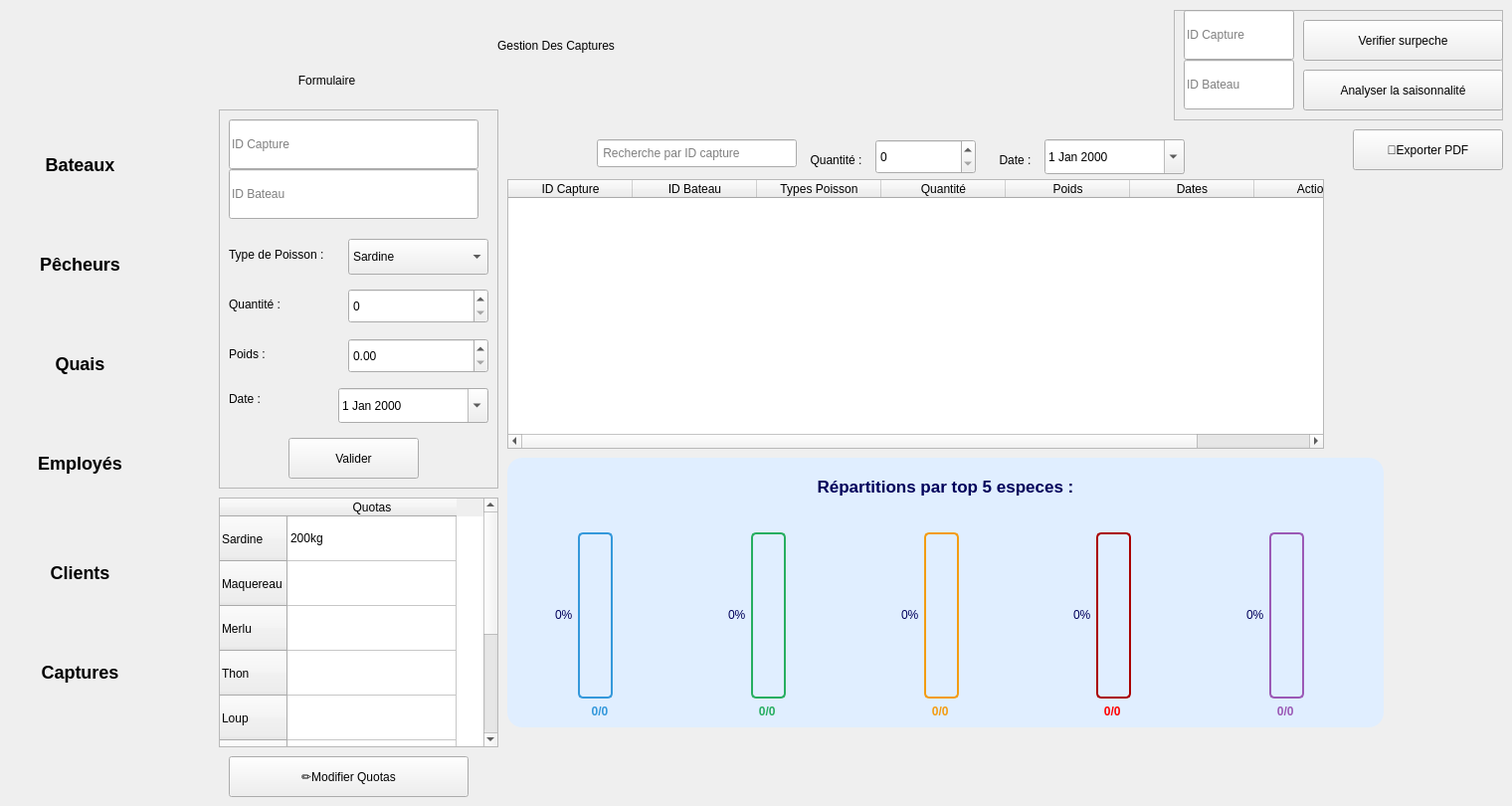
    <widget class="QWidget" name="cap_pagecaptures">
     <widget class="QLabel" name="cap_label_10">
      <property name="geometry">
       <rect>
        <x>990</x>
        <y>150</y>
        <width>61</width>
        <height>21</height>
       </rect>
      </property>
      <property name="text">
       <string>Date :</string>
      </property>
      <property name="alignment">
       <set>Qt::AlignmentFlag::AlignCenter</set>
      </property>
     </widget>
     <widget class="QTableWidget" name="cap_tableWidget_2">
      <property name="geometry">
       <rect>
        <x>220</x>
        <y>500</y>
        <width>281</width>
        <height>251</height>
       </rect>
      </property>
      <attribute name="horizontalHeaderMinimumSectionSize">
       <number>40</number>
      </attribute>
      <attribute name="horizontalHeaderDefaultSectionSize">
       <number>170</number>
      </attribute>
      <attribute name="verticalHeaderDefaultSectionSize">
       <number>45</number>
      </attribute>
      <row>
       <property name="text">
        <string>Sardine</string>
       </property>
      </row>
      <row>
       <property name="text">
        <string>Maquereau</string>
       </property>
      </row>
      <row>
       <property name="text">
        <string>Merlu</string>
       </property>
      </row>
      <row>
       <property name="text">
        <string>Thon</string>
       </property>
      </row>
      <row>
       <property name="text">
        <string>Loup</string>
       </property>
      </row>
      <row>
       <property name="text">
        <string>Calamar</string>
       </property>
      </row>
      <row>
       <property name="text">
        <string>Crevette</string>
       </property>
      </row>
      <row>
       <property name="text">
        <string>Rouget</string>
       </property>
      </row>
      <row>
       <property name="text">
        <string>Poulpes</string>
       </property>
      </row>
      <column>
       <property name="text">
        <string>Quotas</string>
       </property>
      </column>
      <item row="0" column="0">
       <property name="text">
        <string>200kg</string>
       </property>
      </item>
     </widget>
     <widget class="QDateEdit" name="cap_deDebut">
      <property name="geometry">
       <rect>
        <x>1050</x>
        <y>140</y>
        <width>141</width>
        <height>35</height>
       </rect>
      </property>
      <property name="calendarPopup">
       <bool>true</bool>
      </property>
     </widget>
     <widget class="QPushButton" name="cap_btnExporter">
      <property name="geometry">
       <rect>
        <x>1360</x>
        <y>130</y>
        <width>151</width>
        <height>41</height>
       </rect>
      </property>
      <property name="text">
       <string>📄Exporter PDF</string>
      </property>
     </widget>
     <widget class="QLabel" name="cap_lblTitle">
      <property name="geometry">
       <rect>
        <x>500</x>
        <y>20</y>
        <width>601</width>
        <height>51</height>
       </rect>
      </property>
      <property name="text">
       <string>Gestion Des Captures</string>
      </property>
     </widget>
     <widget class="QFrame" name="cap_frame">
      <property name="geometry">
       <rect>
        <x>1180</x>
        <y>10</y>
        <width>331</width>
        <height>111</height>
       </rect>
      </property>
      <property name="frameShape">
       <enum>QFrame::Shape::StyledPanel</enum>
      </property>
      <property name="frameShadow">
       <enum>QFrame::Shadow::Raised</enum>
      </property>
      <widget class="QLineEdit" name="cap_lineEdit_7">
       <property name="geometry">
        <rect>
         <x>10</x>
         <y>0</y>
         <width>111</width>
         <height>50</height>
        </rect>
       </property>
       <property name="placeholderText">
        <string>ID Capture</string>
       </property>
      </widget>
      <widget class="QLineEdit" name="cap_lineEdit_8">
       <property name="geometry">
        <rect>
         <x>10</x>
         <y>50</y>
         <width>111</width>
         <height>50</height>
        </rect>
       </property>
       <property name="placeholderText">
        <string>ID Bateau</string>
       </property>
      </widget>
      <widget class="QPushButton" name="cap_btnShowSurpeche">
       <property name="geometry">
        <rect>
         <x>130</x>
         <y>10</y>
         <width>201</width>
         <height>41</height>
        </rect>
       </property>
       <property name="text">
        <string>Verifier surpeche</string>
       </property>
      </widget>
      <widget class="QPushButton" name="cap_btnShowTendance">
       <property name="geometry">
        <rect>
         <x>130</x>
         <y>60</y>
         <width>201</width>
         <height>41</height>
        </rect>
       </property>
       <property name="text">
        <string>Analyser la saisonnalité</string>
       </property>
      </widget>
     </widget>
     <widget class="QSpinBox" name="cap_sbQuantite_3">
      <property name="geometry">
       <rect>
        <x>880</x>
        <y>140</y>
        <width>101</width>
        <height>35</height>
       </rect>
      </property>
     </widget>
     <widget class="QLabel" name="cap_labelLeftTitle">
      <property name="geometry">
       <rect>
        <x>240</x>
        <y>60</y>
        <width>251</width>
        <height>41</height>
       </rect>
      </property>
      <property name="text">
       <string>                  Formulaire</string>
      </property>
     </widget>
     <widget class="QLabel" name="cap_label_11">
      <property name="geometry">
       <rect>
        <x>790</x>
        <y>140</y>
        <width>101</width>
        <height>41</height>
       </rect>
      </property>
      <property name="text">
       <string>Quantité :</string>
      </property>
      <property name="alignment">
       <set>Qt::AlignmentFlag::AlignCenter</set>
      </property>
     </widget>
     <widget class="QTableWidget" name="cap_tableWidget">
      <property name="geometry">
       <rect>
        <x>510</x>
        <y>180</y>
        <width>821</width>
        <height>271</height>
       </rect>
      </property>
      <attribute name="horizontalHeaderDefaultSectionSize">
       <number>125</number>
      </attribute>
      <column>
       <property name="text">
        <string>ID Capture</string>
       </property>
      </column>
      <column>
       <property name="text">
        <string>ID Bateau</string>
       </property>
      </column>
      <column>
       <property name="text">
        <string>Types Poisson</string>
       </property>
      </column>
      <column>
       <property name="text">
        <string>Quantité</string>
       </property>
      </column>
      <column>
       <property name="text">
        <string>Poids</string>
       </property>
      </column>
      <column>
       <property name="text">
        <string>Dates</string>
       </property>
      </column>
      <column>
       <property name="text">
        <string>Actions</string>
       </property>
      </column>
     </widget>
     <widget class="QLabel" name="label3_11">
      <property name="geometry">
       <rect>
        <x>560</x>
        <y>140</y>
        <width>31</width>
        <height>31</height>
       </rect>
      </property>
      <property name="styleSheet">
       <string notr="true">image: url(:/res/loupe.png);</string>
      </property>
      <property name="text">
       <string/>
      </property>
     </widget>
     <widget class="QFrame" name="frame_zonesb_2">
      <property name="geometry">
       <rect>
        <x>510</x>
        <y>460</y>
        <width>881</width>
        <height>271</height>
       </rect>
      </property>
      <property name="styleSheet">
       <string notr="true">        border-radius: 15px;
background-color: rgb(224, 238, 255);
border:1PX solid  rgb(0, 0, 115);
   	color: rgb(0, 0, 90);
</string>
      </property>
      <property name="frameShape">
       <enum>QFrame::Shape::StyledPanel</enum>
      </property>
      <property name="frameShadow">
       <enum>QFrame::Shadow::Raised</enum>
      </property>
      <layout class="QVBoxLayout" name="verticalLayout_zones_3">
       <item>
        <widget class="QLabel" name="label_zonesb_2">
         <property name="styleSheet">
          <string notr="true">
                    font-weight: bold;
                    font-size: 17px;
                    padding: 10px;</string>
         </property>
         <property name="text">
          <string>Répartitions par top 5 especes :</string>
         </property>
         <property name="alignment">
          <set>Qt::AlignmentFlag::AlignCenter</set>
         </property>
        </widget>
       </item>
       <item>
        <layout class="QHBoxLayout" name="horizontalLayout_zonesb_2">
         <item>
          <layout class="QVBoxLayout" name="zoneNordLayoutb_2">
           <item>
            <widget class="QLabel" name="label_zoneNordb_2">
             <property name="styleSheet">
              <string notr="true"> 	color: rgb(0, 0, 90);

                                    text-align: center;
                                    font-weight: bold;</string>
             </property>
             <property name="text">
              <string/>
             </property>
             <property name="alignment">
              <set>Qt::AlignmentFlag::AlignCenter</set>
             </property>
            </widget>
           </item>
           <item>
            <widget class="QProgressBar" name="progressZoneNordb_2">
             <property name="minimumSize">
              <size>
               <width>30</width>
               <height>120</height>
              </size>
             </property>
             <property name="styleSheet">
              <string notr="true">QProgressBar:vertical {
    width: 25px;
    border: 2px solid #3498db;
    border-radius: 5px;
    background-color: rgb(224, 238, 255);
    text-align: center;
    padding: 3px;
margin-left:62px;
}
QProgressBar::chunk:vertical {
    background-color: qlineargradient(x1:0, y1:0, x2:0, y2:1,
        stop:0 #3498db, stop:1 #2980b9);
    border-radius: 3px;
}
   
  
</string>
             </property>
             <property name="value">
              <number>0</number>
             </property>
             <property name="textVisible">
              <bool>true</bool>
             </property>
             <property name="orientation">
              <enum>Qt::Orientation::Vertical</enum>
             </property>
             <property name="format">
              <string>%p%</string>
             </property>
            </widget>
           </item>
           <item>
            <widget class="QLabel" name="value_zoneNordb_2">
             <property name="styleSheet">
              <string notr="true">color: #3498db;
                                    font-weight: bold;
                                    font-size: 12px;
                                    text-align: center;</string>
             </property>
             <property name="text">
              <string>0/0</string>
             </property>
             <property name="alignment">
              <set>Qt::AlignmentFlag::AlignCenter</set>
             </property>
            </widget>
           </item>
          </layout>
         </item>
         <item>
          <layout class="QVBoxLayout" name="zoneSudLayoutb_2">
           <item>
            <widget class="QLabel" name="label_zoneSudb_2">
             <property name="styleSheet">
              <string notr="true"> 	color: rgb(0, 0, 90);

                                    text-align: center;
                                    font-weight: bold;</string>
             </property>
             <property name="text">
              <string/>
             </property>
            </widget>
           </item>
           <item>
            <widget class="QProgressBar" name="progressZoneSudb_2">
             <property name="minimumSize">
              <size>
               <width>30</width>
               <height>120</height>
              </size>
             </property>
             <property name="styleSheet">
              <string notr="true">QProgressBar:vertical {
    width: 25px;
    border: 2px solid #27ae60;
    border-radius: 5px;
background-color: rgb(224, 238, 255);
    text-align: center;
    padding: 3px;
margin-left:62px;
}
QProgressBar::chunk:vertical {
    background-color: qlineargradient(x1:0, y1:0, x2:0, y2:1,
        stop:0 #27ae60, stop:1 #229954);
    border-radius: 3px;
}</string>
             </property>
             <property name="value">
              <number>0</number>
             </property>
             <property name="textVisible">
              <bool>true</bool>
             </property>
             <property name="orientation">
              <enum>Qt::Orientation::Vertical</enum>
             </property>
             <property name="format">
              <string>%p%</string>
             </property>
            </widget>
           </item>
           <item>
            <widget class="QLabel" name="value_zoneSudb_2">
             <property name="styleSheet">
              <string notr="true">color: #27ae60;
                                    font-weight: bold;
                                    font-size: 12px;
                                    text-align: center;</string>
             </property>
             <property name="text">
              <string>                     0/0</string>
             </property>
            </widget>
           </item>
          </layout>
         </item>
         <item>
          <layout class="QVBoxLayout" name="zoneEstLayoutb_2">
           <item>
            <widget class="QLabel" name="label_zoneEstb_2">
             <property name="styleSheet">
              <string notr="true"> 	color: rgb(0, 0, 90);

                                    text-align: center;
                                    font-weight: bold;</string>
             </property>
             <property name="text">
              <string/>
             </property>
            </widget>
           </item>
           <item>
            <widget class="QProgressBar" name="progressZoneEstb_2">
             <property name="minimumSize">
              <size>
               <width>30</width>
               <height>120</height>
              </size>
             </property>
             <property name="styleSheet">
              <string notr="true">QProgressBar:vertical {
    width: 25px;
    border: 2px solid #f39c12;
    border-radius: 5px;
 background-color: rgb(224, 238, 255);
    text-align: center;
    padding: 3px;
margin-left:62px;
}
QProgressBar::chunk:vertical {
    background-color: qlineargradient(x1:0, y1:0, x2:0, y2:1,
        stop:0 #f39c12, stop:1 #d68910);
    border-radius: 3px;
}</string>
             </property>
             <property name="value">
              <number>0</number>
             </property>
             <property name="textVisible">
              <bool>true</bool>
             </property>
             <property name="orientation">
              <enum>Qt::Orientation::Vertical</enum>
             </property>
             <property name="format">
              <string>%p%</string>
             </property>
            </widget>
           </item>
           <item>
            <widget class="QLabel" name="value_zoneEstb_2">
             <property name="styleSheet">
              <string notr="true">color: #f39c12;
                                    font-weight: bold;
                                    font-size: 12px;
                                    text-align: center;</string>
             </property>
             <property name="text">
              <string>                     0/0</string>
             </property>
            </widget>
           </item>
          </layout>
         </item>
         <item>
          <layout class="QVBoxLayout" name="zoneOuestLayoutb_3">
           <item>
            <widget class="QLabel" name="label_zoneOuestb_3">
             <property name="styleSheet">
              <string notr="true"> 	color: rgb(0, 0, 90);
text-align: center;
                                    font-weight: bold;</string>
             </property>
             <property name="text">
              <string/>
             </property>
            </widget>
           </item>
           <item>
            <widget class="QProgressBar" name="progressZoneOuestb_3">
             <property name="minimumSize">
              <size>
               <width>30</width>
               <height>120</height>
              </size>
             </property>
             <property name="styleSheet">
              <string notr="true">QProgressBar:vertical {
    width: 25px;
    border: 2px solid #9b59b6;
    border-radius: 5px;
background-color: rgb(224, 238, 255);    text-align: center;
    padding: 3px;
margin-left:62px;
	border-color: rgb(170, 0, 0);
}
QProgressBar::chunk:vertical {
    background-color: qlineargradient(x1:0, y1:0, x2:0, y2:1,
        stop:0 #9b59b6, stop:1 #8e44ad);
    border-radius: 3px;

}</string>
             </property>
             <property name="value">
              <number>0</number>
             </property>
             <property name="textVisible">
              <bool>true</bool>
             </property>
             <property name="orientation">
              <enum>Qt::Orientation::Vertical</enum>
             </property>
             <property name="format">
              <string>%p%</string>
             </property>
            </widget>
           </item>
           <item>
            <widget class="QLabel" name="value_zoneOuestb_3">
             <property name="styleSheet">
              <string notr="true">color:red;
                                    font-weight: bold;
                                    font-size: 12px;
                                    text-align: center;</string>
             </property>
             <property name="text">
              <string>                     0/0</string>
             </property>
            </widget>
           </item>
          </layout>
         </item>
         <item>
          <layout class="QVBoxLayout" name="zoneOuestLayoutb_2">
           <item>
            <widget class="QLabel" name="label_zoneOuestb_2">
             <property name="styleSheet">
              <string notr="true"> 	color: rgb(0, 0, 90);

                                    text-align: center;
                                    font-weight: bold;</string>
             </property>
             <property name="text">
              <string/>
             </property>
            </widget>
           </item>
           <item>
            <widget class="QProgressBar" name="progressZoneOuestb_2">
             <property name="minimumSize">
              <size>
               <width>30</width>
               <height>120</height>
              </size>
             </property>
             <property name="styleSheet">
              <string notr="true">QProgressBar:vertical {
    width: 25px;
    border: 2px solid #9b59b6;
    border-radius: 5px;
background-color: rgb(224, 238, 255);    text-align: center;
    padding: 3px;
margin-left:62px;
}
QProgressBar::chunk:vertical {
    background-color: qlineargradient(x1:0, y1:0, x2:0, y2:1,
        stop:0 #9b59b6, stop:1 #8e44ad);
    border-radius: 3px;
}</string>
             </property>
             <property name="value">
              <number>0</number>
             </property>
             <property name="textVisible">
              <bool>true</bool>
             </property>
             <property name="orientation">
              <enum>Qt::Orientation::Vertical</enum>
             </property>
             <property name="format">
              <string>%p%</string>
             </property>
            </widget>
           </item>
           <item>
            <widget class="QLabel" name="value_zoneOuestb_2">
             <property name="styleSheet">
              <string notr="true">color: #9b59b6;
                                    font-weight: bold;
                                    font-size: 12px;
                                    text-align: center;</string>
             </property>
             <property name="text">
              <string>                     0/0</string>
             </property>
            </widget>
           </item>
          </layout>
         </item>
        </layout>
       </item>
      </layout>
     </widget>
     <widget class="QLineEdit" name="lineEdit_7c_2">
      <property name="geometry">
       <rect>
        <x>600</x>
        <y>140</y>
        <width>201</width>
        <height>28</height>
       </rect>
      </property>
      <property name="placeholderText">
       <string> Recherche par ID capture</string>
      </property>
     </widget>
     <widget class="QFrame" name="frame_5">
      <property name="geometry">
       <rect>
        <x>-160</x>
        <y>70</y>
        <width>371</width>
        <height>701</height>
       </rect>
      </property>
      <property name="styleSheet">
       <string notr="true">border-radius:185px;
font-weight:600;
font-size:18px</string>
      </property>
      <property name="frameShape">
       <enum>QFrame::Shape::StyledPanel</enum>
      </property>
      <property name="frameShadow">
       <enum>QFrame::Shadow::Raised</enum>
      </property>
      <widget class="QPushButton" name="pushButton_3b_14">
       <property name="geometry">
        <rect>
         <x>170</x>
         <y>70</y>
         <width>141</width>
         <height>51</height>
        </rect>
       </property>
       <property name="text">
        <string>Bateaux</string>
       </property>
      </widget>
      <widget class="QPushButton" name="pushButton_3b_15">
       <property name="geometry">
        <rect>
         <x>170</x>
         <y>170</y>
         <width>141</width>
         <height>51</height>
        </rect>
       </property>
       <property name="text">
        <string>Pêcheurs</string>
       </property>
      </widget>
      <widget class="QPushButton" name="pushButton_3b_16">
       <property name="geometry">
        <rect>
         <x>170</x>
         <y>270</y>
         <width>141</width>
         <height>51</height>
        </rect>
       </property>
       <property name="text">
        <string>Quais</string>
       </property>
      </widget>
      <widget class="QPushButton" name="pushButton_3b_17">
       <property name="geometry">
        <rect>
         <x>170</x>
         <y>370</y>
         <width>141</width>
         <height>51</height>
        </rect>
       </property>
       <property name="text">
        <string>Employés</string>
       </property>
      </widget>
      <widget class="QPushButton" name="pushButton_3b_18">
       <property name="geometry">
        <rect>
         <x>170</x>
         <y>480</y>
         <width>141</width>
         <height>51</height>
        </rect>
       </property>
       <property name="text">
        <string>Clients</string>
       </property>
      </widget>
      <widget class="QPushButton" name="pushButton_3b_19">
       <property name="geometry">
        <rect>
         <x>170</x>
         <y>580</y>
         <width>141</width>
         <height>51</height>
        </rect>
       </property>
       <property name="text">
        <string>Captures</string>
       </property>
      </widget>
     </widget>
     <widget class="QFrame" name="cap_frame_4">
      <property name="geometry">
       <rect>
        <x>220</x>
        <y>110</y>
        <width>281</width>
        <height>381</height>
       </rect>
      </property>
      <property name="frameShape">
       <enum>QFrame::Shape::StyledPanel</enum>
      </property>
      <property name="frameShadow">
       <enum>QFrame::Shadow::Raised</enum>
      </property>
      <widget class="QLineEdit" name="cap_lineEdit_11">
       <property name="geometry">
        <rect>
         <x>10</x>
         <y>10</y>
         <width>251</width>
         <height>50</height>
        </rect>
       </property>
       <property name="placeholderText">
        <string>ID Capture</string>
       </property>
      </widget>
      <widget class="QLineEdit" name="cap_lineEdit_9">
       <property name="geometry">
        <rect>
         <x>10</x>
         <y>60</y>
         <width>251</width>
         <height>50</height>
        </rect>
       </property>
       <property name="placeholderText">
        <string>ID Bateau</string>
       </property>
      </widget>
      <widget class="QLabel" name="cap_label_9">
       <property name="geometry">
        <rect>
         <x>10</x>
         <y>130</y>
         <width>141</width>
         <height>31</height>
        </rect>
       </property>
       <property name="text">
        <string>Type de Poisson :</string>
       </property>
      </widget>
      <widget class="QComboBox" name="cap_comboBox_4">
       <property name="geometry">
        <rect>
         <x>130</x>
         <y>130</y>
         <width>141</width>
         <height>36</height>
        </rect>
       </property>
       <item>
        <property name="text">
         <string>Sardine</string>
        </property>
       </item>
       <item>
        <property name="text">
         <string>Thon</string>
        </property>
       </item>
       <item>
        <property name="text">
         <string>Merlu</string>
        </property>
       </item>
       <item>
        <property name="text">
         <string>Dorade</string>
        </property>
       </item>
       <item>
        <property name="text">
         <string>Loup</string>
        </property>
       </item>
       <item>
        <property name="text">
         <string>Rouget</string>
        </property>
       </item>
       <item>
        <property name="text">
         <string>Calamar</string>
        </property>
       </item>
       <item>
        <property name="text">
         <string>Poulpes</string>
        </property>
       </item>
       <item>
        <property name="text">
         <string>Crevette</string>
        </property>
       </item>
       <item>
        <property name="text">
         <string>Merou</string>
        </property>
       </item>
       <item>
        <property name="text">
         <string>Maquereau</string>
        </property>
       </item>
      </widget>
      <widget class="QLabel" name="cap_label_12">
       <property name="geometry">
        <rect>
         <x>10</x>
         <y>180</y>
         <width>81</width>
         <height>31</height>
        </rect>
       </property>
       <property name="text">
        <string>Quantité :</string>
       </property>
      </widget>
      <widget class="QSpinBox" name="cap_sbQuantite_4">
       <property name="geometry">
        <rect>
         <x>130</x>
         <y>180</y>
         <width>141</width>
         <height>35</height>
        </rect>
       </property>
      </widget>
      <widget class="QLabel" name="cap_label_13">
       <property name="geometry">
        <rect>
         <x>10</x>
         <y>230</y>
         <width>61</width>
         <height>31</height>
        </rect>
       </property>
       <property name="text">
        <string>Poids :</string>
       </property>
      </widget>
      <widget class="QLabel" name="cap_label_14">
       <property name="geometry">
        <rect>
         <x>10</x>
         <y>270</y>
         <width>51</width>
         <height>41</height>
        </rect>
       </property>
       <property name="text">
        <string>Date :</string>
       </property>
      </widget>
      <widget class="QDateEdit" name="cap_deDateCapture_3">
       <property name="geometry">
        <rect>
         <x>120</x>
         <y>280</y>
         <width>151</width>
         <height>35</height>
        </rect>
       </property>
       <property name="calendarPopup">
        <bool>true</bool>
       </property>
      </widget>
      <widget class="QDoubleSpinBox" name="cap_dsPoids_3">
       <property name="geometry">
        <rect>
         <x>130</x>
         <y>230</y>
         <width>141</width>
         <height>35</height>
        </rect>
       </property>
      </widget>
      <widget class="QPushButton" name="cap_btnValiider_3">
       <property name="geometry">
        <rect>
         <x>70</x>
         <y>330</y>
         <width>131</width>
         <height>41</height>
        </rect>
       </property>
       <property name="text">
        <string>Valider</string>
       </property>
      </widget>
     </widget>
     <widget class="QPushButton" name="cap_btnBackMenu">
      <property name="geometry">
       <rect>
        <x>0</x>
        <y>710</y>
        <width>71</width>
        <height>61</height>
       </rect>
      </property>
      <property name="styleSheet">
       <string notr="true">border:none;image: url(:/res/en-arriere.png);
background-color:transparent;
</string>
      </property>
      <property name="text">
       <string/>
      </property>
     </widget>
     <widget class="QPushButton" name="cap_btnValiider_4">
      <property name="geometry">
       <rect>
        <x>230</x>
        <y>760</y>
        <width>241</width>
        <height>41</height>
       </rect>
      </property>
      <property name="text">
       <string>✏️Modifier Quotas</string>
      </property>
     </widget>
    </widget>
